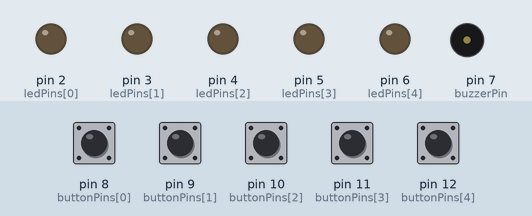
Bench run of a sketch on a simulated Arduino Uno, built with avr-gcc and run on an emulated ATmega328P. Shown: output pins drawn as LEDs (lit = HIGH), buzzer (waves = sounding). The test bench sets the inputs (shaded band); at power-on: pin 8 (buttonPins[0]), pin 9 (buttonPins[1]), pin 10 (buttonPins[2]), pin 11 (buttonPins[3]), pin 12 (buttonPins[4]) HIGH. Random numbers use the default seed unless the sketch sets one.

Above: at 3.0 s.
3.1 s: pin 8 (buttonPins[0]) pulled LOW for 0.15 s
At 3.4 s:
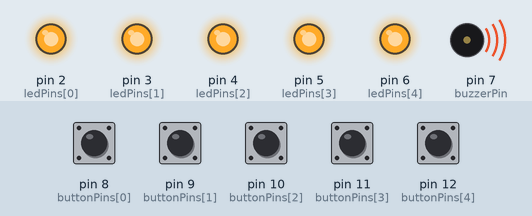
At 7.4 s:
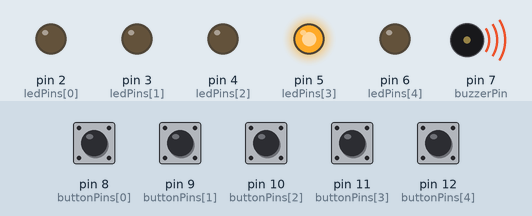
Timing chart, 0 to 9.0 s (numbered marks = the images above; inputs shaded):
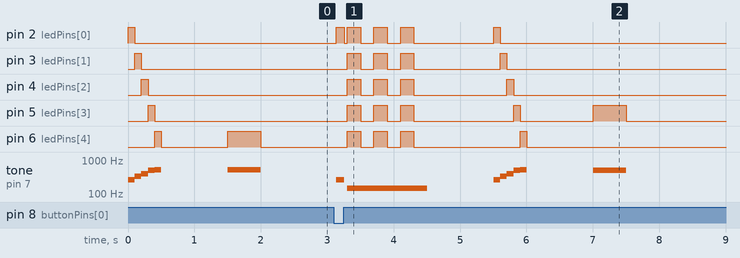

Measured:
- after the input at 3.1 s, pin 3 (ledPins[1]): LOW → HIGH after 0.20 s, → LOW 0.20 s later, → HIGH 0.20 s later, → LOW 0.20 s later, … (8 changes in this stretch); pin 4 (ledPins[2]): LOW → HIGH after 0.20 s, → LOW 0.20 s later, → HIGH 0.20 s later, → LOW 0.20 s later, … (8 changes in this stretch)
- by itself, tone on pin 7 (buzzerPin): plays 262 Hz for 0.10 s, 330 Hz for 0.10 s, 392 Hz for 0.10 s, 494 Hz for 0.10 s, 523 Hz for 0.10 s, 523 Hz for 0.50 s

The sketch:

Simon_Says_Arduino.ino
```cpp
// Definim pinii
const int ledPins[] = {2, 3, 4, 5, 6};
const int buttonPins[] = {8, 9, 10, 11, 12};
const int buzzerPin = 7;

// Frecvențele pentru butoane/LED-uri
const int tones[] = {262, 330, 392, 494, 523};

const int MAX_LEVEL = 10;
int sequence[MAX_LEVEL]; // Aici stocăm toată secvența de 10 pași
int currentLevel = 0;    // Nivelul curent (0 înseamnă 1 pas, 9 înseamnă 10 pași)
int gameSpeed = 500;     // Viteza inițială

void setup() {
  for (int i = 0; i < 5; i++) {
    pinMode(ledPins[i], OUTPUT);
    pinMode(buttonPins[i], INPUT_PULLUP); // Rămânem pe varianta stabilă
  }
  pinMode(buzzerPin, OUTPUT);
  randomSeed(analogRead(0));
}

void loop() {
  // La început de joc, generăm din start toți cei 10 pași
  if (currentLevel == 0) {
    for (int i = 0; i < MAX_LEVEL; i++) {
      sequence[i] = random(0, 5);
    }
    playStartSequence();
    delay(1000);
  }

  // 1. Placa îți arată secvența până la nivelul la care ai ajuns
  playSequence(currentLevel);

  // 2. Așteaptă să apeși butoanele
  if (!waitForPlayer(currentLevel)) {
    // Ai greșit
    gameOver();
  } else {
    // Ai apăsat corect toată secvența!
    delay(300);
    currentLevel++;

    if (currentLevel >= MAX_LEVEL) {
      gameWon(); // Ai terminat jocul
    } else {
      levelUpAnimation(); // <-- Efectul nou de trecere la nivelul următor

      // Creștem puțin viteza pentru suspans
      if (gameSpeed > 200) {
        gameSpeed -= 25;
      }
      delay(500); // Pauză înainte să înceapă noul nivel
    }
  }
}

// Funcția care îți arată luminile
void playSequence(int lvl) {
  for (int i = 0; i <= lvl; i++) {
    int currentLed = sequence[i];
    digitalWrite(ledPins[currentLed], HIGH);
    tone(buzzerPin, tones[currentLed]);
    delay(gameSpeed);

    digitalWrite(ledPins[currentLed], LOW);
    noTone(buzzerPin);
    delay(250);
  }
}

// Funcția care citește și validează ce butoane apeși
bool waitForPlayer(int lvl) {
  for (int i = 0; i <= lvl; i++) {
    bool buttonPressed = false;
    int expectedButton = sequence[i];

    while (!buttonPressed) {
      for (int btn = 0; btn < 5; btn++) {

        if (digitalRead(buttonPins[btn]) == LOW) { // Buton apăsat
          delay(30); // Debounce

          if (digitalRead(buttonPins[btn]) == LOW) {

            digitalWrite(ledPins[btn], HIGH);
            tone(buzzerPin, tones[btn]);

            // Așteptăm să ridici degetul
            while (digitalRead(buttonPins[btn]) == LOW) {
              delay(10);
            }

            digitalWrite(ledPins[btn], LOW);
            noTone(buzzerPin);
            delay(50); // Debounce la ridicare

            if (btn == expectedButton) {
              buttonPressed = true;
              break;
            } else {
              return false; // Buton greșit, GAME OVER
            }
          }
        }
      }
      delay(10);
    }
  }
  return true; // Ai completat corect toți pașii
}

// EFECT NOU: Trecerea la un nivel nou
void levelUpAnimation() {
  for (int i = 0; i < 2; i++) { // Clipește de 2 ori
    for (int j = 0; j < 5; j++) digitalWrite(ledPins[j], HIGH);
    tone(buzzerPin, 800); // Sunet ascuțit/vesel
    delay(100);

    for (int j = 0; j < 5; j++) digitalWrite(ledPins[j], LOW);
    noTone(buzzerPin);
    delay(100);
  }
}

// Efect de Game Over
void gameOver() {
  tone(buzzerPin, 150); // Sunet grav
  for (int i = 0; i < 3; i++) {
    for (int j = 0; j < 5; j++) digitalWrite(ledPins[j], HIGH);
    delay(200);
    for (int j = 0; j < 5; j++) digitalWrite(ledPins[j], LOW);
    delay(200);
  }
  noTone(buzzerPin);
  currentLevel = 0; // Reset
  gameSpeed = 500;
  delay(1000);
}

// Efect de final (Nivelul 10 complet)
void gameWon() {
  int winTones[] = {262, 330, 392, 523, 392, 523};
  for (int i = 0; i < 6; i++) {
    tone(buzzerPin, winTones[i]);
    for (int j = 0; j < 5; j++) digitalWrite(ledPins[j], HIGH);
    delay(150);
    for (int j = 0; j < 5; j++) digitalWrite(ledPins[j], LOW);
    delay(150);
  }
  noTone(buzzerPin);
  currentLevel = 0; // Reset pentru un joc nou
  gameSpeed = 500;
  delay(2000);
}

// Efectul de pornire a jocului
void playStartSequence() {
  for (int i = 0; i < 5; i++) {
    digitalWrite(ledPins[i], HIGH);
    tone(buzzerPin, tones[i]);
    delay(100);
    digitalWrite(ledPins[i], LOW);
    noTone(buzzerPin);
  }
}
```
